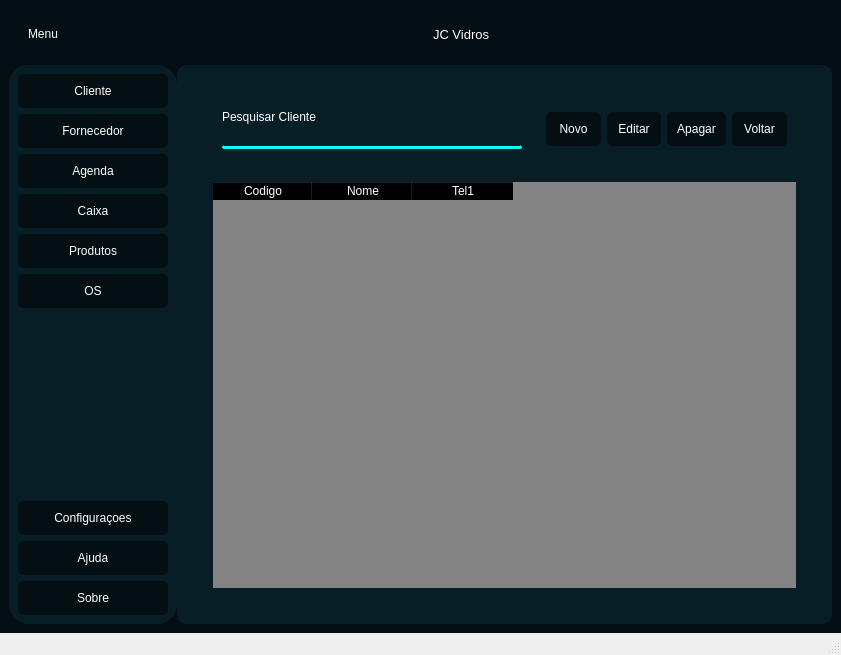
<?xml version="1.0" encoding="UTF-8"?>
<ui version="4.0">
 <class>MainWindow</class>
 <widget class="QMainWindow" name="MainWindow">
  <property name="geometry">
   <rect>
    <x>0</x>
    <y>0</y>
    <width>841</width>
    <height>655</height>
   </rect>
  </property>
  <property name="windowTitle">
   <string>MainWindow</string>
  </property>
  <widget class="QWidget" name="centralwidget">
   <property name="styleSheet">
    <string notr="true">*{
	border: none;
	background-color: transparent;
	color: #fff;
}
#centralwidget{
	background-color: #040f13;
}
#side_menu{
	background-color: #071e26;
	border-radius: 20px;
}
QPushButton{
	padding: 10px;
	background-color: #040f13;
	border-radius: 5px;
}
#body{
	background-color: #071e26;
	border-radius: 10px;
}
QLineEdit{
	border-bottom: 3px solid  rgb(0, 255, 247);
	border-radius:2px;
}
QTableWidget{
	background-color: rgb(132, 132, 132);
}</string>
   </property>
   <layout class="QVBoxLayout" name="verticalLayout">
    <item>
     <widget class="QFrame" name="header">
      <property name="minimumSize">
       <size>
        <width>0</width>
        <height>50</height>
       </size>
      </property>
      <property name="maximumSize">
       <size>
        <width>16777215</width>
        <height>50</height>
       </size>
      </property>
      <property name="frameShape">
       <enum>QFrame::StyledPanel</enum>
      </property>
      <property name="frameShadow">
       <enum>QFrame::Raised</enum>
      </property>
      <layout class="QHBoxLayout" name="horizontalLayout_2">
       <item alignment="Qt::AlignLeft">
        <widget class="QFrame" name="frame">
         <property name="frameShape">
          <enum>QFrame::StyledPanel</enum>
         </property>
         <property name="frameShadow">
          <enum>QFrame::Raised</enum>
         </property>
         <layout class="QHBoxLayout" name="horizontalLayout_4">
          <property name="spacing">
           <number>0</number>
          </property>
          <property name="leftMargin">
           <number>0</number>
          </property>
          <property name="topMargin">
           <number>0</number>
          </property>
          <property name="rightMargin">
           <number>0</number>
          </property>
          <property name="bottomMargin">
           <number>0</number>
          </property>
          <item>
           <widget class="QPushButton" name="pushButton">
            <property name="minimumSize">
             <size>
              <width>0</width>
              <height>25</height>
             </size>
            </property>
            <property name="maximumSize">
             <size>
              <width>16777215</width>
              <height>30</height>
             </size>
            </property>
            <property name="text">
             <string>Menu</string>
            </property>
           </widget>
          </item>
         </layout>
        </widget>
       </item>
       <item>
        <widget class="QFrame" name="frame_3">
         <property name="frameShape">
          <enum>QFrame::StyledPanel</enum>
         </property>
         <property name="frameShadow">
          <enum>QFrame::Raised</enum>
         </property>
         <layout class="QHBoxLayout" name="horizontalLayout_3">
          <item>
           <widget class="QLabel" name="label">
            <property name="font">
             <font>
              <pointsize>10</pointsize>
             </font>
            </property>
            <property name="text">
             <string>JC Vidros</string>
            </property>
           </widget>
          </item>
         </layout>
        </widget>
       </item>
      </layout>
     </widget>
    </item>
    <item>
     <widget class="QFrame" name="frame_2">
      <property name="sizePolicy">
       <sizepolicy hsizetype="Preferred" vsizetype="Expanding">
        <horstretch>0</horstretch>
        <verstretch>0</verstretch>
       </sizepolicy>
      </property>
      <property name="frameShape">
       <enum>QFrame::StyledPanel</enum>
      </property>
      <property name="frameShadow">
       <enum>QFrame::Raised</enum>
      </property>
      <layout class="QHBoxLayout" name="horizontalLayout">
       <property name="spacing">
        <number>0</number>
       </property>
       <property name="leftMargin">
        <number>0</number>
       </property>
       <property name="topMargin">
        <number>0</number>
       </property>
       <property name="rightMargin">
        <number>0</number>
       </property>
       <property name="bottomMargin">
        <number>0</number>
       </property>
       <item alignment="Qt::AlignLeft">
        <widget class="QFrame" name="side_menu">
         <property name="frameShape">
          <enum>QFrame::StyledPanel</enum>
         </property>
         <property name="frameShadow">
          <enum>QFrame::Raised</enum>
         </property>
         <layout class="QVBoxLayout" name="verticalLayout_2">
          <item alignment="Qt::AlignTop">
           <widget class="QFrame" name="frame_4">
            <property name="minimumSize">
             <size>
              <width>150</width>
              <height>0</height>
             </size>
            </property>
            <property name="maximumSize">
             <size>
              <width>150</width>
              <height>16777215</height>
             </size>
            </property>
            <property name="styleSheet">
             <string notr="true">QPushButton:hover{
border-left:5px solid red;
}</string>
            </property>
            <property name="frameShape">
             <enum>QFrame::StyledPanel</enum>
            </property>
            <property name="frameShadow">
             <enum>QFrame::Raised</enum>
            </property>
            <layout class="QVBoxLayout" name="verticalLayout_3">
             <property name="spacing">
              <number>6</number>
             </property>
             <property name="leftMargin">
              <number>0</number>
             </property>
             <property name="topMargin">
              <number>0</number>
             </property>
             <property name="rightMargin">
              <number>0</number>
             </property>
             <property name="bottomMargin">
              <number>0</number>
             </property>
             <item>
              <widget class="QPushButton" name="pushButton_2">
               <property name="text">
                <string>Cliente</string>
               </property>
              </widget>
             </item>
             <item>
              <widget class="QPushButton" name="pushButton_3">
               <property name="text">
                <string>Fornecedor</string>
               </property>
              </widget>
             </item>
             <item>
              <widget class="QPushButton" name="pushButton_5">
               <property name="text">
                <string>Agenda</string>
               </property>
              </widget>
             </item>
             <item>
              <widget class="QPushButton" name="pushButton_6">
               <property name="text">
                <string>Caixa</string>
               </property>
              </widget>
             </item>
             <item>
              <widget class="QPushButton" name="pushButton_4">
               <property name="text">
                <string>Produtos</string>
               </property>
              </widget>
             </item>
             <item>
              <widget class="QPushButton" name="pushButton_7">
               <property name="text">
                <string>OS</string>
               </property>
              </widget>
             </item>
            </layout>
           </widget>
          </item>
          <item>
           <spacer name="verticalSpacer">
            <property name="orientation">
             <enum>Qt::Vertical</enum>
            </property>
            <property name="sizeHint" stdset="0">
             <size>
              <width>20</width>
              <height>40</height>
             </size>
            </property>
           </spacer>
          </item>
          <item>
           <widget class="QPushButton" name="pushButton_9">
            <property name="text">
             <string>Configuraçoes</string>
            </property>
           </widget>
          </item>
          <item>
           <widget class="QPushButton" name="pushButton_10">
            <property name="text">
             <string>Ajuda</string>
            </property>
           </widget>
          </item>
          <item>
           <widget class="QPushButton" name="pushButton_11">
            <property name="text">
             <string>Sobre</string>
            </property>
           </widget>
          </item>
         </layout>
        </widget>
       </item>
       <item>
        <widget class="QFrame" name="body">
         <property name="sizePolicy">
          <sizepolicy hsizetype="Expanding" vsizetype="Preferred">
           <horstretch>0</horstretch>
           <verstretch>0</verstretch>
          </sizepolicy>
         </property>
         <property name="frameShape">
          <enum>QFrame::StyledPanel</enum>
         </property>
         <property name="frameShadow">
          <enum>QFrame::Raised</enum>
         </property>
         <layout class="QVBoxLayout" name="verticalLayout_4">
          <item>
           <widget class="QFrame" name="frame_5">
            <property name="frameShape">
             <enum>QFrame::StyledPanel</enum>
            </property>
            <property name="frameShadow">
             <enum>QFrame::Raised</enum>
            </property>
            <layout class="QVBoxLayout" name="verticalLayout_5">
             <item>
              <widget class="QStackedWidget" name="pages">
               <property name="currentIndex">
                <number>1</number>
               </property>
               <widget class="QWidget" name="central"/>
               <widget class="QWidget" name="cliente">
                <layout class="QVBoxLayout" name="verticalLayout_7">
                 <item>
                  <widget class="QFrame" name="frame_6">
                   <property name="frameShape">
                    <enum>QFrame::StyledPanel</enum>
                   </property>
                   <property name="frameShadow">
                    <enum>QFrame::Raised</enum>
                   </property>
                   <layout class="QHBoxLayout" name="horizontalLayout_5">
                    <item alignment="Qt::AlignLeft|Qt::AlignVCenter">
                     <widget class="QFrame" name="frame_8">
                      <property name="frameShape">
                       <enum>QFrame::StyledPanel</enum>
                      </property>
                      <property name="frameShadow">
                       <enum>QFrame::Raised</enum>
                      </property>
                      <layout class="QVBoxLayout" name="verticalLayout_8">
                       <item>
                        <layout class="QVBoxLayout" name="verticalLayout_6">
                         <item>
                          <widget class="QLabel" name="label_2">
                           <property name="text">
                            <string>Pesquisar Cliente</string>
                           </property>
                          </widget>
                         </item>
                         <item>
                          <widget class="QLineEdit" name="lineEdit">
                           <property name="minimumSize">
                            <size>
                             <width>300</width>
                             <height>0</height>
                            </size>
                           </property>
                           <property name="styleSheet">
                            <string notr="true"/>
                           </property>
                          </widget>
                         </item>
                        </layout>
                       </item>
                      </layout>
                     </widget>
                    </item>
                    <item>
                     <widget class="QFrame" name="frame_9">
                      <property name="frameShape">
                       <enum>QFrame::StyledPanel</enum>
                      </property>
                      <property name="frameShadow">
                       <enum>QFrame::Raised</enum>
                      </property>
                      <layout class="QHBoxLayout" name="horizontalLayout_6">
                       <item>
                        <widget class="QPushButton" name="pushButton_14">
                         <property name="minimumSize">
                          <size>
                           <width>50</width>
                           <height>0</height>
                          </size>
                         </property>
                         <property name="maximumSize">
                          <size>
                           <width>100</width>
                           <height>16777215</height>
                          </size>
                         </property>
                         <property name="text">
                          <string>Novo</string>
                         </property>
                        </widget>
                       </item>
                       <item>
                        <widget class="QPushButton" name="pushButton_12">
                         <property name="minimumSize">
                          <size>
                           <width>50</width>
                           <height>0</height>
                          </size>
                         </property>
                         <property name="maximumSize">
                          <size>
                           <width>100</width>
                           <height>16777215</height>
                          </size>
                         </property>
                         <property name="text">
                          <string>Editar</string>
                         </property>
                        </widget>
                       </item>
                       <item>
                        <widget class="QPushButton" name="pushButton_13">
                         <property name="minimumSize">
                          <size>
                           <width>50</width>
                           <height>0</height>
                          </size>
                         </property>
                         <property name="text">
                          <string>Apagar</string>
                         </property>
                        </widget>
                       </item>
                       <item>
                        <widget class="QPushButton" name="pushButton_8">
                         <property name="minimumSize">
                          <size>
                           <width>50</width>
                           <height>0</height>
                          </size>
                         </property>
                         <property name="text">
                          <string>Voltar</string>
                         </property>
                        </widget>
                       </item>
                      </layout>
                     </widget>
                    </item>
                   </layout>
                  </widget>
                 </item>
                 <item>
                  <widget class="QFrame" name="frame_7">
                   <property name="sizePolicy">
                    <sizepolicy hsizetype="Preferred" vsizetype="Expanding">
                     <horstretch>0</horstretch>
                     <verstretch>0</verstretch>
                    </sizepolicy>
                   </property>
                   <property name="frameShape">
                    <enum>QFrame::StyledPanel</enum>
                   </property>
                   <property name="frameShadow">
                    <enum>QFrame::Raised</enum>
                   </property>
                   <layout class="QVBoxLayout" name="verticalLayout_9">
                    <item>
                     <widget class="QTableWidget" name="tableWidget">
                      <column>
                       <property name="text">
                        <string>Codigo</string>
                       </property>
                      </column>
                      <column>
                       <property name="text">
                        <string>Nome</string>
                       </property>
                      </column>
                      <column>
                       <property name="text">
                        <string>Tel1</string>
                       </property>
                      </column>
                     </widget>
                    </item>
                   </layout>
                  </widget>
                 </item>
                </layout>
               </widget>
              </widget>
             </item>
            </layout>
           </widget>
          </item>
         </layout>
        </widget>
       </item>
      </layout>
     </widget>
    </item>
   </layout>
  </widget>
  <widget class="QMenuBar" name="menubar">
   <property name="geometry">
    <rect>
     <x>0</x>
     <y>0</y>
     <width>841</width>
     <height>21</height>
    </rect>
   </property>
  </widget>
  <widget class="QStatusBar" name="statusbar"/>
 </widget>
 <resources/>
 <connections/>
</ui>
